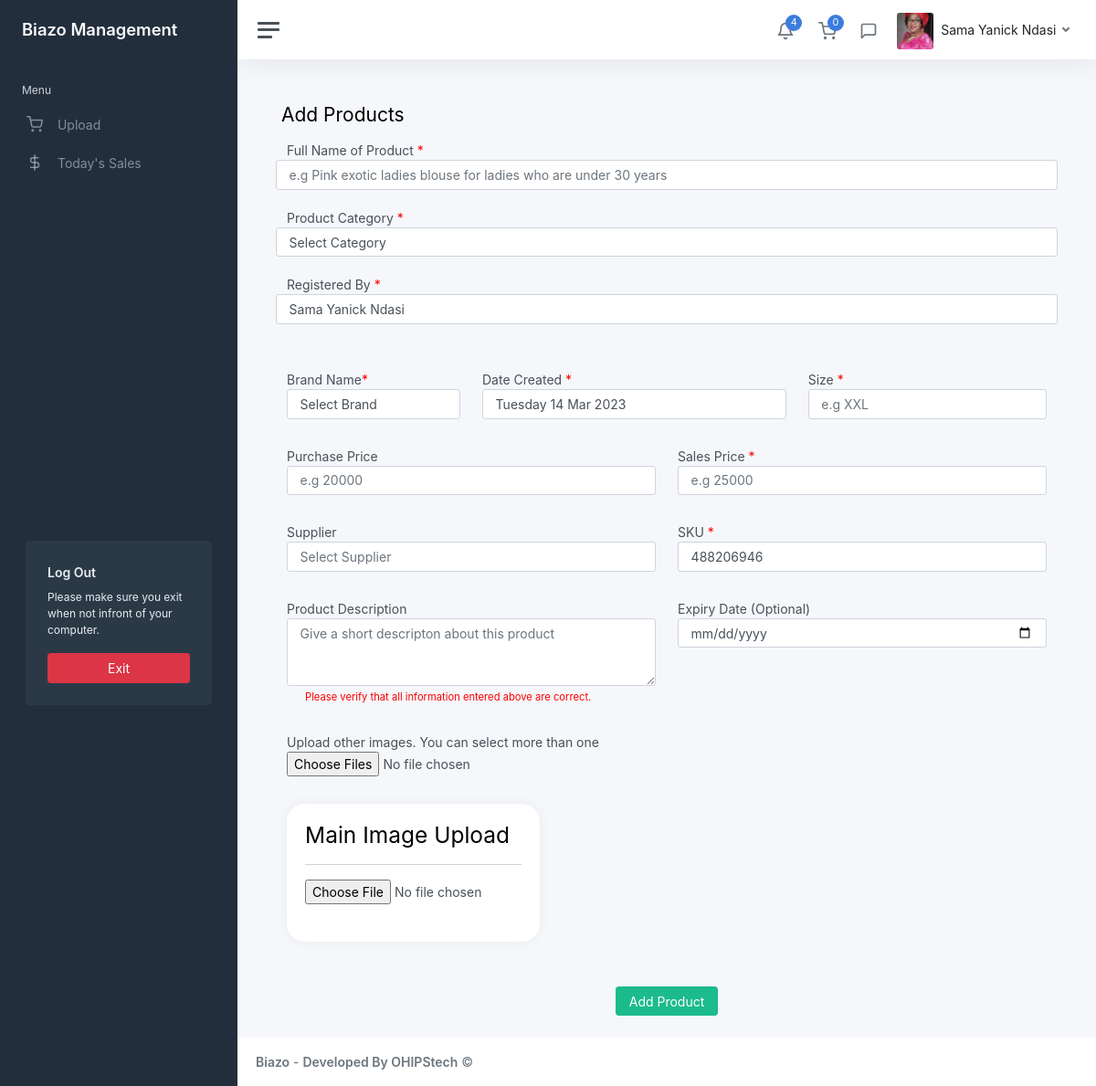
/admin/app/index.php?salesresult= (signed in), run on the app's committed database.
### tables this page shows
CREATE TABLE `users` (
  `id` int(11) NOT NULL,
  `member_name` varchar(255) NOT NULL,
  `position` varchar(255) NOT NULL,
  `dob` date NOT NULL,
  `country` varchar(255) NOT NULL,
  `gender` varchar(255) NOT NULL,
  `address` varchar(255) NOT NULL,
  `hobbies` varchar(255) NOT NULL,
  `id_no` varchar(255) NOT NULL,
  `start_date` varchar(255) NOT NULL,
  `code` varchar(20) NOT NULL,
  `phone` varchar(20) NOT NULL,
  `image` mediumblob NOT NULL,
  `employee_id` mediumblob NOT NULL,
  `employee_application` varchar(255) NOT NULL,
  `surety_name` varchar(255) NOT NULL,
  `surety_occupation` varchar(255) NOT NULL,
  `surety_phone` varchar(50) NOT NULL,
  `surety_id` varchar(255) NOT NULL,
  `surety_relationship` varchar(50) NOT NULL,
  `surety_address` varchar(50) NOT NULL,
  `surety_agreement` varchar(50) NOT NULL,
  `username` varchar(100) NOT NULL,
  `password` varchar(255) NOT NULL,
  `other` varchar(255) NOT NULL,
  `isUser` int(255) NOT NULL
);

### admin/app/index.php (the view, shortened to what this page needs)
<?php
	include "includes/head.php";
	include "includes/sidebar.php";
?>
<main class="content">
	<div class="">
		<h1 class="h3 mb-3">Add Products</h1>
		<div class="row">
			<div class="col-12">
				<div class="">
					<div class="card-body">
						<form action="<?php echo htmlspecialchars($_SERVER["PHP_SELF"]);?>" method="POST" enctype="multipart/form-data">
							<div class="container-fluid">
								<div class="main-checkout-div">
                                    <div class="row" style="margin-bottom: 30px">
                                        <label for="name">Full Name of Product <span style="color: red">*</span></label>
                                        <input style="margin-bottom:20px" type="text" name="name" class="form-control" placeholder="e.g Pink exotic ladies blouse for ladies who are under 30 years" required>
                                        <label for="category">Product Category <span style="color: red">*</span></label>
                                        <select style="margin-bottom:20px" type="text" name="category" class="form-control" required>
                                            <option selected disabled >Select Category</option>
                                        </select>
                                        <label for="created_by">Registered By <span style="color: red">*</span></label>
                                        <input style="margin-bottom:20px" type="text" name="created_by" readonly class="form-control" value="<?php echo $row['member_name']?>" required>
                                    </div>
                                    <div class="row" style="margin-bottom: 30px">
                                        <div class="col col-md-3">
                                            <label for="brand_id">Brand Name<span style="color: red">*</span></label>
                                            <Select type="text" name="brand_id" class="form-control" required>
                                                <option selected disabled >Select Brand</option>
                                            </select>
                                        </div>
                                        <div class="col col-md-5">
                                            <label for="date_create">Date Created<span style="color: red"> *</span></label>
                                            <input type="text" name="date_create" class="form-control" value="<?php echo date("l d M Y");?>" Readonly>
                                        </div>
                                        <div class="col col-md-4">
                                            <label for="size">Size<span style="color: red"> *</span></label>
                                            <input type="text" name="size" class="form-control" placeholder="e.g XXL" required>
                                        </div>
                                    </div>
                                    <div class="row" style="margin-bottom: 30px">
                                        <div class="col col-md-6">
                                            <label for="purchase_price">Purchase Price</label>
                                            <input type="number" name="purchase_price" class="form-control" placeholder="e.g 20000" required>
                                        </div>
                                        <div class="col col-md-6">
                                            <label for="sales_price">Sales Price<span style="color: red"> *</span></label>
                                            <input type="number" name="sales_price" class="form-control" placeholder="e.g 25000" required>
                                        </div>
                                    </div>
                                    <div class="password">
                                        <div class="row" style="margin-bottom: 30px">
                                            <div class="col col-md-6">
                                                <label for="supplier">Supplier <span class="requiredField"></span></label>
                                                <input class="form-control" type="text" id="" placeholder="Select Supplier" name="supplier" list="supplier">
                                            </div>
                                            <div class="col col-md-6">
                                                <label for="sku">SKU<span style="color: red"> *</span></label>
                                                <input type="text" name="sku" class="form-control" value="<?php echo (rand());?>" required readonly>
                                            </div>
                                        </div>
                                    </div>
                                    <div class="row" style="margin-bottom: 30px">
                                        <div class="col col-md-6">
                                            <label for="prd_description">Product Description<span style="color: red"></span></label>
                                            <textarea name="prd_description" id=""  cols="30" rows="3" placeholder="Give a short descripton about this product" class="form-control"></textarea>
                                        </div>
                                        <div class="col col-md-6">
                                            <label for="exp_date">Expiry Date (Optional)<span style="color: red"> </span></label>
                                            <input type="date" name="exp_date" class="form-control" placeholder="">
                                        </div>
                                        <div class="note" style="text-indent: 20px; color: red">
                                            <small>Please verify that all information entered above are correct.</small>
                                        </div>
                                    </div>
                                    <div class="row" style="margin-bottom: 30px">
                                        <div class="col col-md-6">
                                            <label for="sub_imge">Upload other images. You can select more than one</label>
                                            <input type="file" name="sub_imge" multiple >
                                        </div>
                                    </div>
                                </div>
                                <div class="col col-md-4">
                                    <div class="row" style="margin-bottom: 25px">
                                        <div class="col col-lg-12">
                                            <div class="card" style="border-radius: 20px; border: none;">
                                                <div class="card-content">
                                                    <div class="card-body">
                                                        <div class="cdk-p-heading">
                                                            <h2>Main Image Upload</h2>
                                                        </div>
                                                        <hr>
                                                        <div class="row">
                                                            <div class="avatar-upload">
                                                                <div class="">
                                                                    <input type='file' name="main_image" accept=".png, .jpg, .jpeg" required />
                                                                </div>
                                                            </div>
                                                        </div>
                                                    </div>
                                                </div>
                                            </div>
                                        </div>
                                    </div>
                                </div>
                                <div class="text-center">
                                    <input type="submit" name="add_product" class="btn btn-success" value="Add Product">
                                </div>
							</div>
						</form>
					</div>
				</div>
			</div>
		</div>
	</div>
</main>
<?php
	include "includes/footer.php";
?>

### admin/app/includes/sidebar.php (shortened to what this page needs)
<?php
include 'database/config.php';
$user = $_SESSION['username'];
$query = "SELECT * from users WHERE username = '$user' LIMIT 1";
$result = mysqli_query($conn, $query);
$row = mysqli_fetch_assoc($result);
?>
<div class="wrapper">
		<nav id="sidebar" class="sidebar js-sidebar">
			<div class="sidebar-content js-simplebar">
				<a class="sidebar-brand" href="index.php">
					<span class="align-middle">Biazo Management</span>
				</a>
				<ul class="sidebar-nav">
					<li class="sidebar-header">
						Menu
					</li>
					<li class="sidebar-item">
						<a class="sidebar-link" href="index.php?salesresult=">
							<i class="align-middle" data-feather="shopping-cart"></i> <span class="align-middle">Upload</span>
						</a>
					</li>
					<li class="sidebar-item">
						<a class="sidebar-link" href="today_sales.php">
							<i class="align-middle" data-feather="dollar-sign"></i> <span class="align-middle">Today's Sales</span>
						</a>
					</li>
				</ul>
				<div class="sidebar-cta">
					<div class="sidebar-cta-content">
						<strong class="d-inline-block mb-2">Log Out</strong>
						<div class="mb-3 text-sm">
							Please make sure you exit when not infront of your computer.
						</div>
						<div class="d-grid">
							<a href="logout.php" class="btn btn-danger">Exit</a>
						</div>
					</div>
				</div>
			</div>
		</nav>
		<div class="main">
			<nav class="navbar navbar-expand navbar-light navbar-bg">
				<a class="sidebar-toggle js-sidebar-toggle">
					<i class="hamburger align-self-center"></i>
				</a>
				<div class="navbar-collapse collapse">
					<ul class="navbar-nav navbar-align">
						<li class="nav-item dropdown">
							<a class="nav-icon dropdown-toggle" href="#" id="alertsDropdown" data-bs-toggle="dropdown">
								<div class="position-relative">
									<i class="align-middle" data-feather="bell"></i>
									<span class="indicator">4</span>
								</div>
							</a>
						</li>
						<?php
						include 'database/config2.php';
						$studentdbq = "SELECT * FROM products WHERE is_cart = 1";
						$statement2 = $conn->prepare($studentdbq);
						$statement2->execute();
						$carcount = $statement2->rowCount();
						?>
						<li class="nav-item dropdown">
							<a class="nav-icon dropdown-toggle" href="#" id="alertsDropdown" data-bs-toggle="dropdown">
								<div class="position-relative">
									<i class="align-middle" data-feather="shopping-cart"></i>
									<span class="indicator"><?php echo $carcount; ?></span>
								</div>
							</a>
						</li>
						<li class="nav-item dropdown">
							<a class="nav-icon dropdown-toggle" href="#" id="messagesDropdown" data-bs-toggle="dropdown">
								<div class="position-relative">
									<i class="align-middle" data-feather="message-square"></i>
								</div>
							</a>
						</li>
						<li class="nav-item dropdown">
							<a class="nav-link dropdown-toggle d-none d-sm-inline-block" href="#" data-bs-toggle="dropdown">
								<img src="img/employee/<?php echo $row['image']?>" class="avatar img-fluid rounded me-1" alt="Charles Hall" /> <span class="text-dark"><?php echo $row['member_name']?></span>
							</a>
						</li>
					</ul>
				</div>
			</nav>

### admin/app/css/custom.css (style rules this page uses)
.avatar-upload { position: relative; max-width: 205px; }

### data on the page
users: image (picture), member_name "Sama Yanick Ndasi", created_by "Sama Yanick Ndasi"

### other printed values
$carcount "0"
